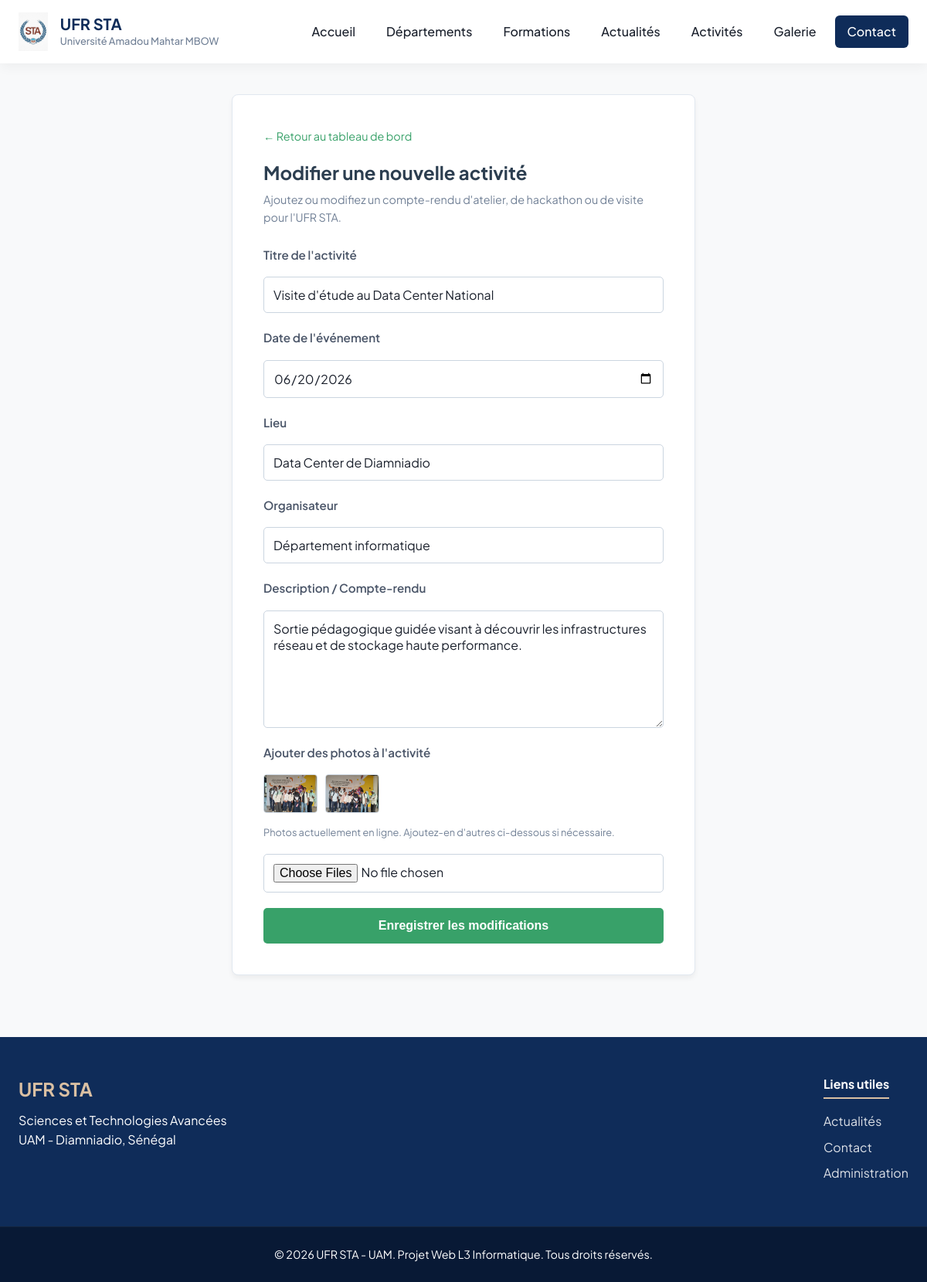
Screenshot of /admin/activites/modifier/2 (signed in) with the database file from the repository.
### models.py (models this page shows)
class Activite(db.Model):
    id = db.Column(db.Integer, primary_key=True)
    titre = db.Column(db.String(200), nullable=False)
    date = db.Column(db.Date, nullable=False)
    lieu = db.Column(db.String(150))
    organisateur = db.Column(db.String(150))
    description = db.Column(db.Text)
    photos = db.relationship('PhotoActivite', backref='activite', lazy=True)

class PhotoActivite(db.Model):
    id = db.Column(db.Integer, primary_key=True)
    nom_fichier= db.Column(db.String(255), nullable=False)
    activite_id = db.Column(db.Integer, db.ForeignKey('activite.id'), nullable=True)
    album_id = db.Column(db.Integer, db.ForeignKey('album.id'), nullable=True)

### app.py (the view, shortened to what this page needs)
@app.route('/admin/activites/modifier/<int:id>', methods=['GET', 'POST'])
@login_required
def modifier_activite(id):
    activite = Activite.query.get_or_404(id)
    return render_template('admin/form_activité.html', activite=activite,action="Modifier")

### app.py (called while the page is built)
def login_required(f):
    @functools.wraps(f)
    def decorated_function(*args, **kwargs):
        if 'admin_id' not in session:
            return redirect(url_for('admin_login'))
        return f(*args, **kwargs)
    return decorated_function

### templates/admin/form_activité.html (shortened to what this page needs)
{% extends 'base.html' %}
{% block content %}
<div class="form-container" style="padding: 40px; max-width: 600px; margin: 40px auto; border: 1px solid #e2e8f0; border-radius: 8px; background: #fff; box-shadow: 0 4px 6px rgba(0,0,0,0.05); font-family: 'Plus Jakarta Sans', sans-serif;">
    <div style="margin-bottom: 25px;">
        <a href="{{ url_for('admin_dashboard') }}" style="color: #38a169; text-decoration: none; font-size: 0.9em;">← Retour au tableau de bord</a>
        <h2 style="color: #2c3e50; margin-top: 15px; margin-bottom: 5px;">{{ action if action else 'Publier' }} une nouvelle activité</h2>
        <p style="color: #718096; margin: 0; font-size: 0.9em;">Ajoutez ou modifiez un compte-rendu d'atelier, de hackathon ou de visite pour l'UFR STA.</p>
    </div>
    <form method="POST" enctype="multipart/form-data" style="display: flex; flex-direction: column; gap: 20px;">
        <div class="form-group">
            <label for="titre" style="display: block; margin-bottom: 8px; font-weight: 600; color: #4a5568;">Titre de l'activité</label>
            <input type="text" id="titre" name="titre" value="{{ activite.titre if activite else '' }}" placeholder="Ex: Hackathon Inter-UFR 2026" required
                   style="width: 100%; padding: 12px; border: 1px solid #cbd5e0; border-radius: 5px; font-size: 1rem;">
        </div>
        <div class="form-group">
            <label for="date" style="display: block; margin-bottom: 8px; font-weight: 600; color: #4a5568;">Date de l'événement</label>
            <input type="date" id="date" name="date" value="{{ activite.date.strftime('%Y-%m-%d') if activite and activite.date else (activite.date if activite else '') }}" required
                   style="width: 100%; padding: 12px; border: 1px solid #cbd5e0; border-radius: 5px; font-size: 1rem;">
        </div>
        <div class="form-group">
            <label for="lieu" style="display: block; margin-bottom: 8px; font-weight: 600; color: #4a5568;">Lieu</label>
            <input type="text" id="lieu" name="lieu" value="{{ activite.lieu if activite else '' }}" placeholder="Ex: Laboratoire Informatique, UFR STA" required
                   style="width: 100%; padding: 12px; border: 1px solid #cbd5e0; border-radius: 5px; font-size: 1rem;">
        </div>
        <div class="form-group">
            <label style="display: block; margin-bottom: 8px; font-weight: 600; color: #4a5568;">Organisateur</label>
            <input type="text" name="organisateur" value="{{ activite.organisateur if activite else '' }}" placeholder="Ex: Département Informatique"
                   style="width: 100%; padding: 12px; border: 1px solid #cbd5e0; border-radius: 5px; font-size: 1rem;">
        </div>
        <div class="form-group">
            <label for="description" style="display: block; margin-bottom: 8px; font-weight: 600; color: #4a5568;">Description / Compte-rendu</label>
            <textarea id="description" name="description" rows="6" placeholder="Décrivez le déroulement de l'activité..." required
                      style="width: 100%; padding: 12px; border: 1px solid #cbd5e0; border-radius: 5px; font-size: 1rem; font-family: inherit; resize: vertical;">{{ activite.description if activite else '' }}</textarea>
        </div>
        <div class="form-group">
            <label style="display: block; margin-bottom: 8px; font-weight: 600; color: #4a5568;">Ajouter des photos à l'activité </label>
            {% if activite and activite.photos %}
                <div style="display: flex; gap: 10px; flex-wrap: wrap; margin-bottom: 12px;">
                    {% for p in activite.photos %}
                        <div style="position: relative;">
                            <img src="{{ url_for('static', filename='uploads/' + p.nom_fichier) }}" style="width: 70px; height: 50px; object-fit: cover; border-radius: 4px; border: 1px solid #cbd5e0;">
                        </div>
                    {% endfor %}
                </div>
                <p style="font-size: 0.8em; color: #718096; margin-top: -5px; margin-bottom: 10px;">Photos actuellement en ligne. Ajoutez-en d'autres ci-dessous si nécessaire.</p>
            {% endif %}
            <input type="file" name="photos[]" accept="image/*" multiple style="width: 100%; padding: 12px; border: 1px solid #cbd5e0; border-radius: 5px; font-size: 1rem;">
        </div>
        <button type="submit" style="background: #38a169; color: white; padding: 14px; border: none; border-radius: 5px; font-size: 1rem; font-weight: bold; cursor: pointer;">
            {{ 'Enregistrer les modifications' if activite else 'Enregistrer et Publier l\'activité' }}
        </button>
    </form>
</div>
{% endblock %}

### static/css/style.css (style rules this page uses)
:root { --primary-color: #0f2c59; --secondary-color: #dac0a3; --text-dark: #1a202c; --light-bg: #f8f9fa; --white: #ffffff; --border-color: #e2e8f0; --shadow: 0 4px 15px rgba(0, 0, 0, 0.05); --transition: all 0.3s cubic-bezier(0.4, 0, 0.2, 1); }
* { box-sizing: border-box; margin: 0; padding: 0; }
body { font-family: 'Plus Jakarta Sans', sans-serif; color: var(--text-dark); background-color: var(--light-bg); line-height: 1.6; }
img { max-width: 100%; height: auto; display: block; }
a { text-decoration: none; color: inherit; }
.form-group { display: flex; flex-direction: column; gap: 0.5rem; }
.form-group label { font-weight: 600; color: var(--primary-color); font-size: 0.95rem; }
.form-group input, .form-group textarea { padding: 0.75rem 1rem; border: 1px solid var(--border-color); border-radius: 6px; font-family: inherit; font-size: 1rem; color: var(--text-dark); transition: var(--transition); }

### rows the page displays
Activite: titre "Visite d'étude au Data Center National", date "06/20/2026", lieu "Data Center de Diamniadio", organisateur "Département informatique", description "Sortie pédagogique guidée visant à découvrir les infrastructures réseau et de stockage haute performance."
PhotoActivite: nom_fichier (picture)
PhotoActivite: nom_fichier (picture)

### other values shown
{{ action if action else 'Publier' }} "Modifier"
